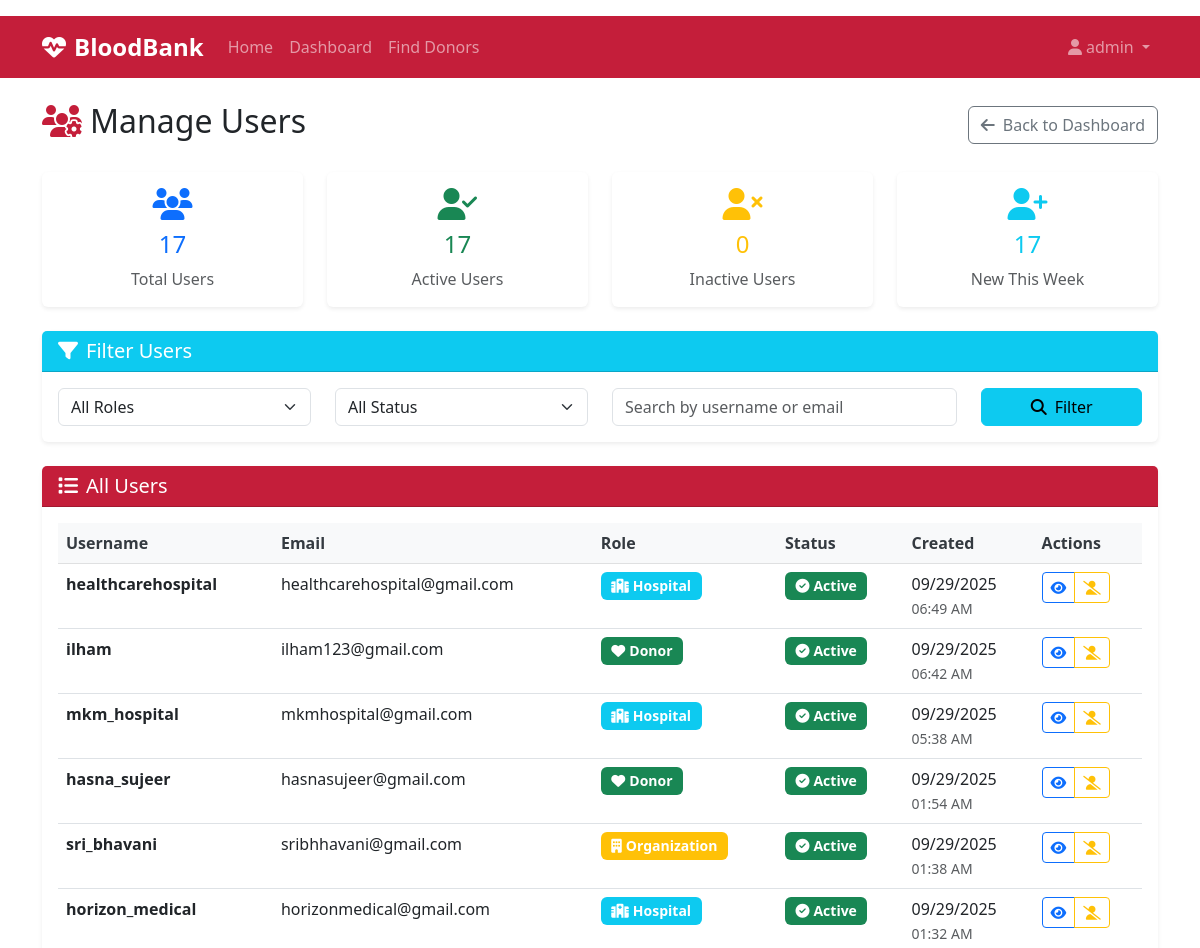
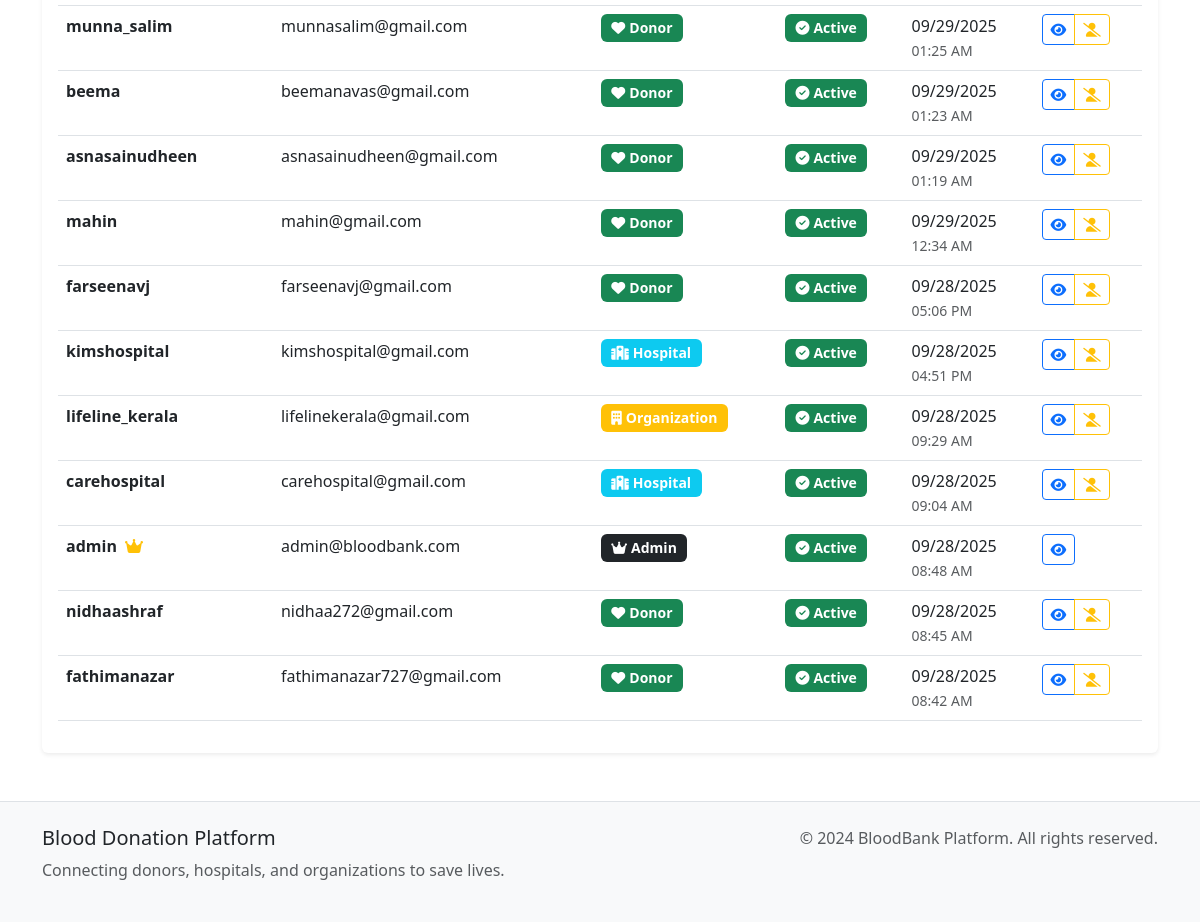
/admin/manage-users (signed in), run on the app's committed database (2 pictures, top to bottom).
### models.py (models this page shows, shortened)
class User(db.Model):
    id = db.Column(db.Integer, primary_key=True)
    username = db.Column(db.String(80), unique=True, nullable=False)
    email = db.Column(db.String(120), unique=True, nullable=False)
    password_hash = db.Column(db.String(256), nullable=False)
    role = db.Column(db.String(20), nullable=False)  # donor, hospital, organization, admin
    created_at = db.Column(db.DateTime, default=datetime.utcnow)
    is_active = db.Column(db.Boolean, default=True)
    donor_profile = db.relationship('DonorProfile', backref='user', uselist=False)
    hospital_profile = db.relationship('HospitalProfile', backref='user', uselist=False)
    organization_profile = db.relationship('OrganizationProfile', backref='user', uselist=False)

### routes.py (the view)
@app.route('/admin/manage-users')
@role_required(['admin'])
def manage_users():
    from datetime import datetime, timedelta
    users = User.query.order_by(User.created_at.desc()).all()
    seven_days_ago = datetime.utcnow() - timedelta(days=7)
    now = datetime.utcnow()
    return render_template('admin/manage_users.html', users=users, seven_days_ago=seven_days_ago, now=now)

### utils.py (called while the page is built)
def role_required(roles):
    def decorator(f):
        @wraps(f)
        def decorated_function(*args, **kwargs):
            if 'user_id' not in session:
                flash('Please log in to access this page.', 'warning')
                return redirect(url_for('login'))
            user = User.query.get(session['user_id'])
            if not user or user.role not in roles:
                flash('You do not have permission to access this page.',
                      'error')
                return redirect(url_for('dashboard'))
            return f(*args, **kwargs)
        return decorated_function
    return decorator

### templates/admin/manage_users.html (shortened to what this page needs)
{% extends "base.html" %}
{% block content %}
<div class="d-flex justify-content-between align-items-center mb-4">
    <h2><i class="fas fa-users-cog me-2 text-medical"></i>Manage Users</h2>
    <a href="{{ url_for('admin_dashboard') }}" class="btn btn-outline-secondary">
        <i class="fas fa-arrow-left me-2"></i>Back to Dashboard
    </a>
</div>
<div class="row mb-4">
    <div class="col-md-3">
        <div class="card border-0 shadow-sm text-center">
            <div class="card-body">
                <div class="text-primary mb-2">
                    <i class="fas fa-users fa-2x"></i>
                </div>
                <h4 class="text-primary">{{ users|length }}</h4>
                <p class="mb-0 text-muted">Total Users</p>
            </div>
        </div>
    </div>
    <div class="col-md-3">
        <div class="card border-0 shadow-sm text-center">
            <div class="card-body">
                <div class="text-success mb-2">
                    <i class="fas fa-user-check fa-2x"></i>
                </div>
                <h4 class="text-success">{{ users|selectattr('is_active', 'equalto', True)|list|length }}</h4>
                <p class="mb-0 text-muted">Active Users</p>
            </div>
        </div>
    </div>
    <div class="col-md-3">
        <div class="card border-0 shadow-sm text-center">
            <div class="card-body">
                <div class="text-warning mb-2">
                    <i class="fas fa-user-times fa-2x"></i>
                </div>
                <h4 class="text-warning">{{ users|selectattr('is_active', 'equalto', False)|list|length }}</h4>
                <p class="mb-0 text-muted">Inactive Users</p>
            </div>
        </div>
    </div>
    <div class="col-md-3">
        <div class="card border-0 shadow-sm text-center">
            <div class="card-body">
                <div class="text-info mb-2">
                    <i class="fas fa-user-plus fa-2x"></i>
                </div>
                {% set ns = namespace(new_users_this_week=0) %}
                {% for user in users %}
                    {% if user.created_at >= seven_days_ago %}
                        {% set ns.new_users_this_week = ns.new_users_this_week + 1 %}
                    {% endif %}
                {% endfor %}
                <h4 class="text-info">{{ ns.new_users_this_week }}</h4>
                <p class="mb-0 text-muted">New This Week</p>
            </div>
        </div>
    </div>
</div>
<div class="row mb-4">
    <div class="col-12">
        <div class="card border-0 shadow-sm">
            <div class="card-header bg-info text-white">
                <h5 class="mb-0"><i class="fas fa-filter me-2"></i>Filter Users</h5>
            </div>
            <div class="card-body">
                <div class="row">
                    <div class="col-md-3">
                        <select class="form-select" id="roleFilter">
                            <option value="">All Roles</option>
                        </select>
                    </div>
                    <div class="col-md-3">
                        <select class="form-select" id="statusFilter">
                            <option value="">All Status</option>
                        </select>
                    </div>
                    <div class="col-md-4">
                        <input type="text" class="form-control" id="searchFilter" placeholder="Search by username or email">
                    </div>
                    <div class="col-md-2">
                        <button class="btn btn-info w-100" onclick="applyFilters()">
                            <i class="fas fa-search me-2"></i>Filter
                        </button>
                    </div>
                </div>
            </div>
        </div>
    </div>
</div>
<div class="row">
    <div class="col-12">
        <div class="card border-0 shadow-sm">
            <div class="card-header bg-medical text-white">
                <h5 class="mb-0"><i class="fas fa-list me-2"></i>All Users</h5>
            </div>
            <div class="card-body">
                {% if users %}
                    <div class="table-responsive">
                        <table class="table table-hover" id="usersTable">
                            <thead class="table-light">
                                <tr>
                                    <th>Username</th>
                                    <th>Email</th>
                                    <th>Role</th>
                                    <th>Status</th>
                                    <th>Created</th>
                                    <th>Actions</th>
                                </tr>
                            </thead>
                            <tbody>
                                {% for user in users %}
                                    <tr class="user-row"
                                        data-role="{{ user.role }}"
                                        data-status="{{ 'active' if user.is_active else 'inactive' }}"
                                        data-search="{{ (user.username + ' ' + user.email).lower() }}">
                                        <td>
                                            <strong>{{ user.username }}</strong>
                                            {% if user.role == 'admin' %}
                                                <i class="fas fa-crown text-warning ms-1" title="Administrator"></i>
                                            {% endif %}
                                        </td>
                                        <td>{{ user.email }}</td>
                                        <td>
                                            {% if user.role == 'donor' %}
                                                <span class="badge bg-success">
                                                    <i class="fas fa-heart me-1"></i>Donor
                                                </span>
                                            {% elif user.role == 'hospital' %}
                                                <span class="badge bg-info">
                                                    <i class="fas fa-hospital me-1"></i>Hospital
                                                </span>
                                            {% elif user.role == 'organization' %}
                                                <span class="badge bg-warning">
                                                    <i class="fas fa-building me-1"></i>Organization
                                                </span>
                                            {% elif user.role == 'admin' %}
                                                <span class="badge bg-dark">
                                                    <i class="fas fa-crown me-1"></i>Admin
                                                </span>
                                            {% endif %}
                                        </td>
                                        <td>
                                            {% if user.is_active %}
                                                <span class="badge bg-success">
                                                    <i class="fas fa-check-circle me-1"></i>Active
                                                </span>
                                            {% else %}
                                                <span class="badge bg-secondary">
                                                    <i class="fas fa-times-circle me-1"></i>Inactive
                                                </span>
                                            {% endif %}
                                        </td>
                                        <td>
                                            {{ user.created_at.strftime('%m/%d/%Y') }}<br>
                                            <small class="text-muted">{{ user.created_at.strftime('%I:%M %p') }}</small>
                                        </td>
                                        <td>
                                            <div class="btn-group">
                                                <button class="btn btn-outline-primary btn-sm"
                                                        data-bs-toggle="modal"
                                                        data-bs-target="#userModal{{ user.id }}">
                                                    <i class="fas fa-eye"></i>
                                                </button>
                                                {% if user.role != 'admin' or (user.role == 'admin' and users|selectattr('role', 'equalto', 'admin')|list|length > 1) %}
                                                    <a href="{{ url_for('toggle_user_status', user_id=user.id) }}"
                                                       class="btn btn-outline-{{ 'warning' if user.is_active else 'success' }} btn-sm"
                                                       onclick="return confirm('Are you sure you want to {{ 'deactivate' if user.is_active else 'activate' }} this user?')">
                                                        <i class="fas fa-{{ 'user-slash' if user.is_active else 'user-check' }}"></i>
                                                    </a>
                                                {% endif %}
                                            </div>
                                        </td>
                                    </tr>
                                {% endfor %}
                            </tbody>
                        </table>
                    </div>
                {% else %}
                    <div class="text-center text-muted py-5">
                        <i class="fas fa-users fa-4x mb-3"></i>
                        <h5>No Users Found</h5>
                        <p>There are currently no users in the system.</p>
                    </div>
                {% endif %}
            </div>
        </div>
    </div>
</div>
{% endblock %}

### static/css/styles.css (style rules this page uses)
:root { --medical-primary: #c41e3a; --medical-secondary: #8b0000; --medical-light: #f8f9fa; --medical-dark: #343a40; --medical-accent: #28a745; --medical-warning: #ffc107; --medical-info: #17a2b8; }
.bg-medical { background-color: var(--medical-primary) !important; }
.text-medical { color: var(--medical-primary) !important; }
.card { transition: transform 0.2s ease-in-out, box-shadow 0.2s ease-in-out; }
.btn-group .btn { position: relative; z-index: 1; }
.table th { border-top: none; font-weight: 600; color: var(--medical-dark); background-color: var(--medical-light); }
.badge { font-size: 0.875em; padding: 0.5em 0.75em; }

### data on the page
User: username "healthcarehospital", email "healthcarehospital@gmail.com", role "hospital" (drawn), is_active True (drawn), created_at "09/29/2025", created_at "06:49 AM"
User: username "ilham", email "ilham123@gmail.com", role "donor" (drawn), is_active True (drawn), created_at "09/29/2025", created_at "06:42 AM"
User: username "mkm_hospital", email "mkmhospital@gmail.com", role "hospital" (drawn), is_active True (drawn), created_at "09/29/2025", created_at "05:38 AM"
User: username "hasna_sujeer", email "hasnasujeer@gmail.com", role "donor" (drawn), is_active True (drawn), created_at "09/29/2025", created_at "01:54 AM"
User: username "sri_bhavani", email "sribhhavani@gmail.com", role "organization" (drawn), is_active True (drawn), created_at "09/29/2025", created_at "01:38 AM"
User: username "horizon_medical", email "horizonmedical@gmail.com", role "hospital" (drawn), is_active True (drawn), created_at "09/29/2025", created_at "01:32 AM"
User: username "munna_salim", email "munnasalim@gmail.com", role "donor" (drawn), is_active True (drawn), created_at "09/29/2025", created_at "01:25 AM"
User: username "beema", email "beemanavas@gmail.com", role "donor" (drawn), is_active True (drawn), created_at "09/29/2025", created_at "01:23 AM"
User: username "asnasainudheen", email "asnasainudheen@gmail.com", role "donor" (drawn), is_active True (drawn), created_at "09/29/2025", created_at "01:19 AM"
User: username "mahin", email "mahin@gmail.com", role "donor" (drawn), is_active True (drawn), created_at "09/29/2025", created_at "12:34 AM"
User: username "farseenavj", email "farseenavj@gmail.com", role "donor" (drawn), is_active True (drawn), created_at "09/28/2025", created_at "05:06 PM"
User: username "kimshospital", email "kimshospital@gmail.com", role "hospital" (drawn), is_active True (drawn), created_at "09/28/2025", created_at "04:51 PM"
User: username "lifeline_kerala", email "lifelinekerala@gmail.com", role "organization" (drawn), is_active True (drawn), created_at "09/28/2025", created_at "09:29 AM"
User: username "carehospital", email "carehospital@gmail.com", role "hospital" (drawn), is_active True (drawn), created_at "09/28/2025", created_at "09:04 AM"
User: username "admin", role "admin" (drawn), email "admin@bloodbank.com", is_active True (drawn), created_at "09/28/2025", created_at "08:48 AM"
User: username "nidhaashraf", email "nidhaa272@gmail.com", role "donor" (drawn), is_active True (drawn), created_at "09/28/2025", created_at "08:45 AM"
User: username "fathimanazar", email "fathimanazar727@gmail.com", role "donor" (drawn), is_active True (drawn), created_at "09/28/2025", created_at "08:42 AM"

### other printed values
{{ session.username }} "admin"
{{ users|length }} "17"
{{ users|selectattr('is_active', 'equalto', True)|list|length }} "17"
{{ users|selectattr('is_active', 'equalto', False)|list|length }} "0"
{{ ns.new_users_this_week }} "17"
